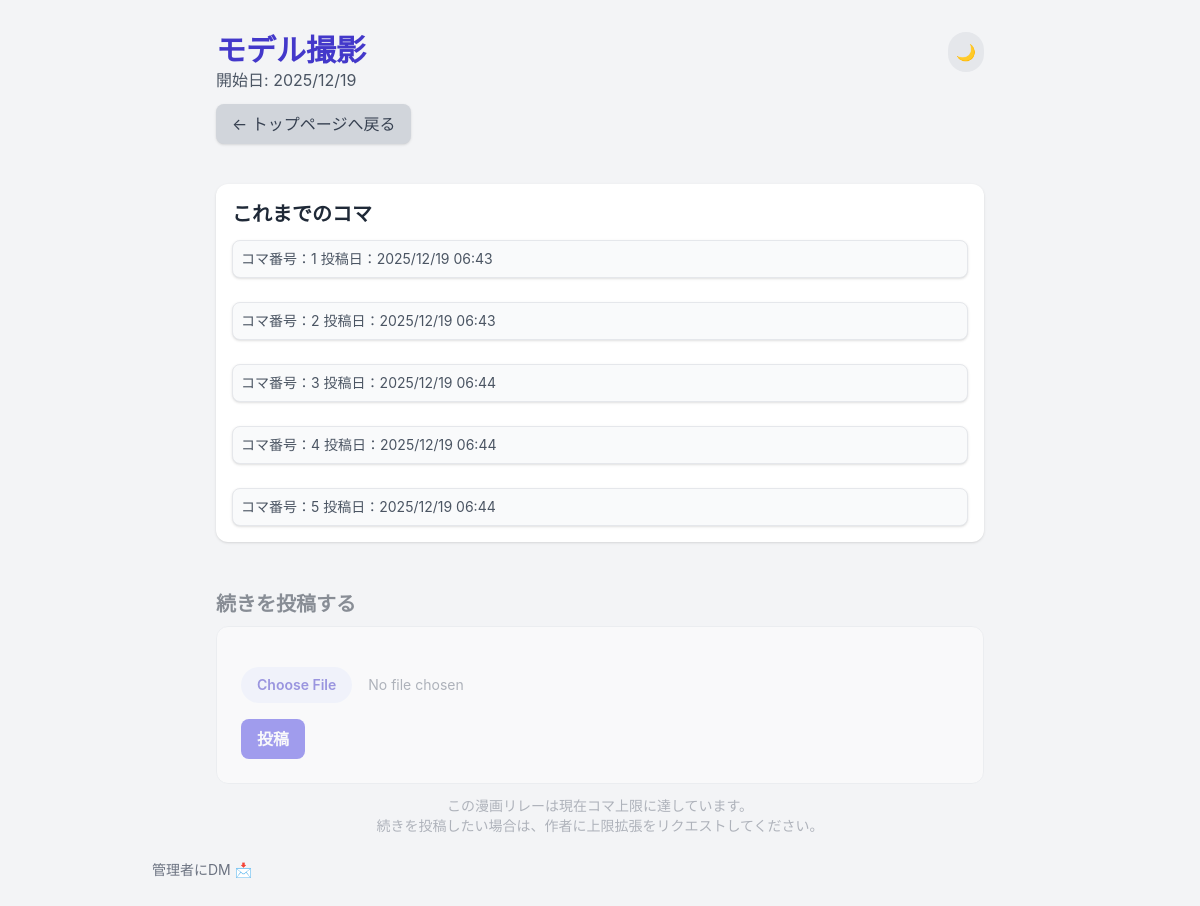
The app's page /comic/15 with its own data.
### app.py (models this page shows, shortened)
class Comic(db.Model):
    __tablename__ = 'comic'
    id = db.Column(db.Integer, primary_key=True)
    title = db.Column(db.String(100), default='無題の漫画リレー')
    started_at = db.Column(db.DateTime, default=datetime.utcnow)
    is_completed = db.Column(db.Boolean, default=False)
    is_deleted = db.Column(db.Integer, default=0, nullable=False)
    max_koma = db.Column(db.Integer, default=20)
    komas = db.relationship('Koma', backref='comic', lazy='dynamic')

class Koma(db.Model):
    __tablename__ = 'koma'
    id = db.Column(db.Integer, primary_key=True)
    comic_id = db.Column(db.Integer, db.ForeignKey('comic.id'), nullable=False)
    frame_number = db.Column(db.Integer, nullable=False)
    image_filename = db.Column(db.String(120), unique=True, nullable=False)
    posted_at = db.Column(db.DateTime, default=datetime.utcnow)
    is_deleted = db.Column(db.Integer, default=0, nullable=False)

### app.py (the view)
@app.route('/comic/<int:comic_id>')
def comic_detail(comic_id):
    comic = Comic.query.get_or_404(comic_id)
    komas = comic.komas.filter_by(
        is_deleted=0
    ).order_by(Koma.frame_number.asc()).all()
    koma_count = len(komas) # コマの数
    return render_template(
        'comic_detail.html',
        comic=comic,
        komas=komas,
        koma_count=koma_count
    )

### templates/comic_detail.html (shortened to what this page needs)
{% extends "base.html" %}
{% block content %}
<div class="max-w-3xl mx-auto">
  <header class="relative mb-10">
    <h1 class="text-3xl font-bold text-indigo-700 dark:text-[#C8A5FF]">{{ comic.title }}</h1>
    <p class="text-gray-600 dark:text-[#ABB6C6]">開始日: {{ comic.started_at.strftime('%Y/%m/%d') }}</p>
    <a href="{{ url_for('index') }}"
      class="inline-block mt-3 px-4 py-2 bg-gray-300 dark:bg-[#383C40] text-gray-700 dark:text-[#BFC9DD] rounded-lg shadow hover:bg-gray-400">
      ← トップページへ戻る
    </a>
    <button id="theme-toggle" class="absolute top-0 right-0
               p-2 rounded-full
               bg-gray-200 dark:bg-gray-700
               text-gray-800 dark:text-gray-200
               hover:scale-105 transition">
      🌙
    </button>
  </header>
  <section class="bg-white dark:bg-[#121212] p-4 rounded-xl shadow mb-6">
    <h2 class="text-xl font-bold mb-3 dark:text-gray-400">これまでのコマ</h2>
    <div class="space-y-6">
      {% for koma in komas %}
      <div class="border dark:border-[#414143] rounded-lg overflow-hidden bg-gray-50 shadow">
        <div class="p-2 text-gray-600 dark:text-gray-400 text-sm dark:bg-[#1F1F20]">
          コマ番号：{{ koma.frame_number }}
          投稿日：{{ koma.posted_at.strftime('%Y/%m/%d %H:%M') }}
        </div>
      </div>
      {% endfor %}
    </div>
  </section>
  {% set is_full = comic.max_koma is not none and koma_count >= comic.max_koma %}
  <section class="mt-12
    {% if is_full %}
      opacity-50 pointer-events-none
    {% endif %}
    ">
    <h2 class="text-xl font-bold mb-2 text-gray-800 dark:text-gray-200">
      続きを投稿する
    </h2>
    <div class="
    rounded-xl p-6 border
    bg-white
    dark:bg-[#121212]
    border-gray-200
    dark:border-[#414143]
    transition
  ">
      <form action="{{ url_for('post_frame') }}" method="POST" enctype="multipart/form-data" class="space-y-4">
        <input type="file" name="file" required class="block w-full text-sm text-gray-500
               file:mr-4 file:py-2 file:px-4
               file:rounded-full file:border-0
               file:text-sm file:font-semibold
               file:bg-indigo-50 dark:file:bg-[#262C3F] file:text-indigo-700 dark:file:text-[#C8A5FF]
               hover:file:bg-indigo-100">
        <button type="submit" class="px-4 py-2 rounded-lg font-semibold
               bg-indigo-600 text-white
               hover:bg-indigo-700 transition">
          投稿
        </button>
      </form>
    </div>
    {% if is_full %}
    <p class="mt-3 text-sm text-gray-500 text-center">
      この漫画リレーは現在コマ上限に達しています。<br>
      続きを投稿したい場合は、作者に上限拡張をリクエストしてください。
    </p>
    {% endif %}
  </section>
</div>
{% endblock %}

### templates/base.html (shortened to what this page needs)
<!DOCTYPE html>
<html lang="ja">
<head>
  <script src="https://cdn.tailwindcss.com"></script>
</head>
<body class="min-h-screen pt-4 pl-4 pr-4 md:pt-8 md:pl-8 md:pr-8 transition-colors duration-300
         bg-gray-100 dark:bg-[#232325]
         text-gray-800 dark:text-gray-200">
  {% block content %}{% endblock %}
  <footer class="max-w-4xl h-20 mx-auto mt-6 pd-8 text-center">
    {% if not hide_dm_link %}
    <div class="flex items-center">
      <a href="{{ url_for('admin_dm') }}"
        class="inline-flex items-center gap-1 text-sm text-gray-500 hover:text-indigo-600">
        管理者にDM
        <span>📩</span>
      </a>
    </div>
    {% else %}
    <a href="{{ url_for('index') }}"
      class="inline-block mt-3 px-4 py-2 bg-gray-300 dark:bg-[#383C40] text-gray-700 dark:text-[#BFC9DD] rounded-lg shadow hover:bg-gray-400">
      ← トップページへ戻る
    </a>
    {% endif %}
  </footer>
</body>
</html>

### templates/base.html (style rules this page uses)
body { font-family: 'Inter', sans-serif; }

### records on screen
Comic: title "モデル撮影", started_at "2025/12/19"
Koma: frame_number "1", posted_at "2025/12/19 06:43"
Koma: frame_number "2", posted_at "2025/12/19 06:43"
Koma: frame_number "3", posted_at "2025/12/19 06:44"
Koma: frame_number "4", posted_at "2025/12/19 06:44"
Koma: frame_number "5", posted_at "2025/12/19 06:44"
